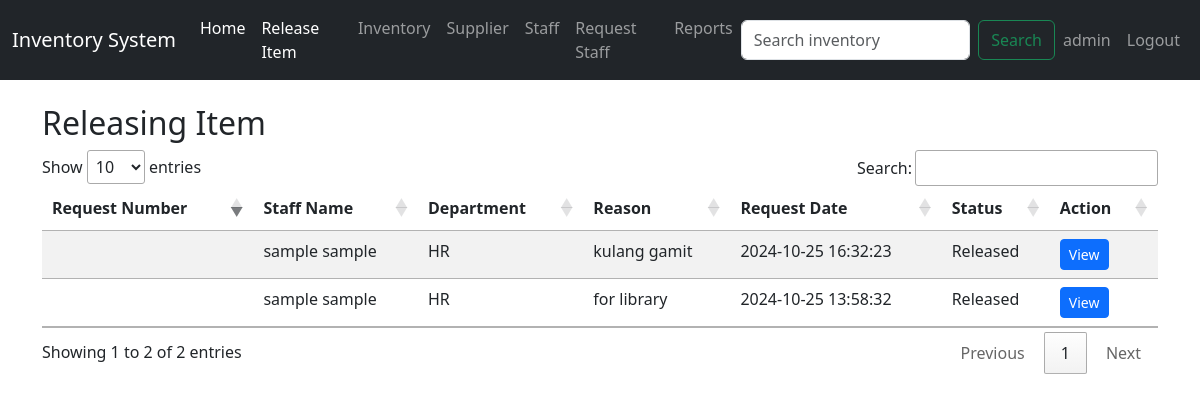
The app's page /release_item.php (signed in) with its own data.
### tables this page shows
CREATE TABLE `requests_table`  (
  `request_id` int NOT NULL AUTO_INCREMENT,
  `staff_id` varchar(50) NULL DEFAULT NULL,
  `reason` text NULL,
  `request_date` timestamp NOT NULL DEFAULT current_timestamp,
  `status` varchar(255) NULL DEFAULT NULL,
  `request_number` varchar(255) NULL DEFAULT NULL,
  PRIMARY KEY (`request_id`) USING BTREE
);

CREATE TABLE `staff`  (
  `id` int NOT NULL AUTO_INCREMENT,
  `staff_firstname` varchar(100) NOT NULL,
  `staff_middlename` varchar(100) NOT NULL,
  `staff_lastname` varchar(100) NOT NULL,
  `staff_contact` varchar(15) NOT NULL,
  `staff_email` varchar(100) NOT NULL,
  `staff_position` varchar(50) NOT NULL,
  `staff_department` varchar(50) NOT NULL,
  `created_at` timestamp NOT NULL DEFAULT current_timestamp,
  `staff_username` varchar(255) NULL DEFAULT NULL,
  `staff_password` varchar(255) NULL DEFAULT NULL,
  `staff_id` varchar(255) NULL DEFAULT NULL,
  PRIMARY KEY (`id`) USING BTREE,
  UNIQUE INDEX `staff_email`(`staff_email` ASC) USING BTREE
);

### release_item.php (the view, shortened to what this page needs)
<!DOCTYPE html>
<html lang="en">
<head>
    <link href="https://cdn.jsdelivr.net/npm/bootstrap@5.3.0-alpha1/dist/css/bootstrap.min.css" rel="stylesheet">
    <link rel="stylesheet" href="https://cdn.datatables.net/1.11.5/css/jquery.dataTables.min.css">
</head>
<body>
    <?php include("navigation.php"); ?>
    <?php include('db_connection.php');
        $staff_id = $_SESSION['staff_id'];
    ?>
    <div class="container mt-4">
        <div class="row">
            <div class="col-md-12">
                <h2>Releasing Item</h2>
                <table class="table table-striped" id="requestedItemsTable">
                    <thead>
                        <tr>
                            <th>Request Number</th>
                            <th>Staff Name</th>
                            <th>Department</th>
                            <th>Reason</th>
                            <th>Request Date</th>
                            <th>Status</th>
                            <th>Action</th>
                        </tr>
                    </thead>
                    <tbody>
                    <?php
                    $sqlRequestedItems = "
                        SELECT r.request_id, r.staff_id, r.reason, r.request_date, r.status,
                               s.staff_firstname, s.staff_lastname, s.staff_department, s.staff_middlename, r.request_number
                        FROM requests_table r
                        INNER JOIN staff s ON r.staff_id = s.staff_id
                        WHERE r.status='Released' && r.staff_id='$staff_id' ORDER BY r.request_id DESC
                    ";
                    $resultRequestedItems = $conn->query($sqlRequestedItems);
                    if ($resultRequestedItems->num_rows > 0) {
                        while ($row = $resultRequestedItems->fetch_assoc()) {
                            echo "<tr>";
                            echo "<td>" . htmlspecialchars($row['request_number']) . "</td>";
                            echo "<td>" . htmlspecialchars($row['staff_firstname'] . ' ' . $row['staff_middlename'] . ' ' . $row['staff_lastname']) . "</td>";
                            echo "<td>" . htmlspecialchars($row['staff_department']) . "</td>";
                            echo "<td>" . htmlspecialchars($row['reason']) . "</td>";
                            echo "<td>" . htmlspecialchars($row['request_date']) . "</td>";
                            echo "<td>" . htmlspecialchars($row['status']) . "</td>";
                            echo "<td><button class='btn btn-primary btn-sm view-btn' data-id='" . htmlspecialchars($row['request_id']) . "'>View</button></td>";
                            echo "</tr>";
                        }
                    } else {
                        echo "<tr><td colspan='6'>No items requested yet</td></tr>";
                    }
                    ?>
                    </tbody>
                </table>
            </div>
        </div>
    </div>
</body>
</html>

### records on screen
requests_table: staff.staff_firstname+staff_middlename+staff_lastname "sample sample", staff.staff_department "HR", reason "kulang gamit", request_date "2024-10-25 16:32:23", status "Released"
requests_table: staff.staff_firstname+staff_middlename+staff_lastname "sample sample", staff.staff_department "HR", reason "for library", request_date "2024-10-25 13:58:32", status "Released"

### other values on screen
$username "admin"
